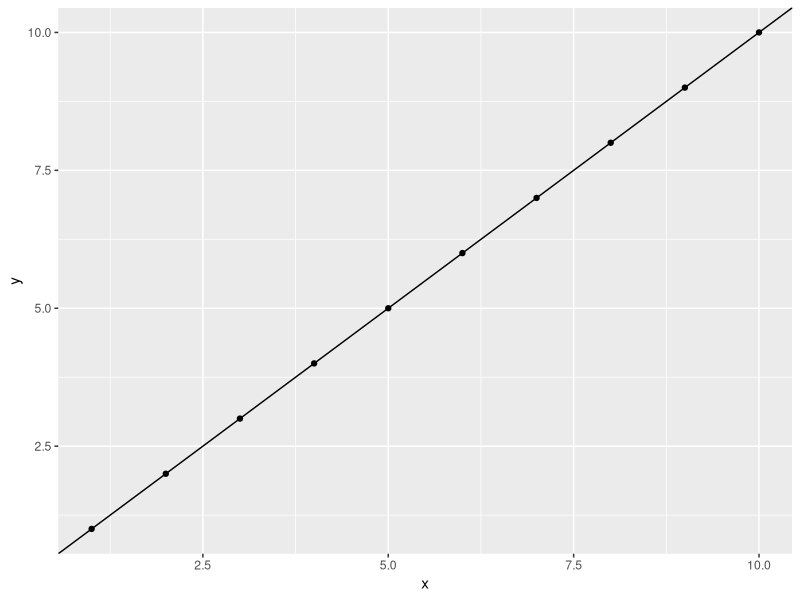
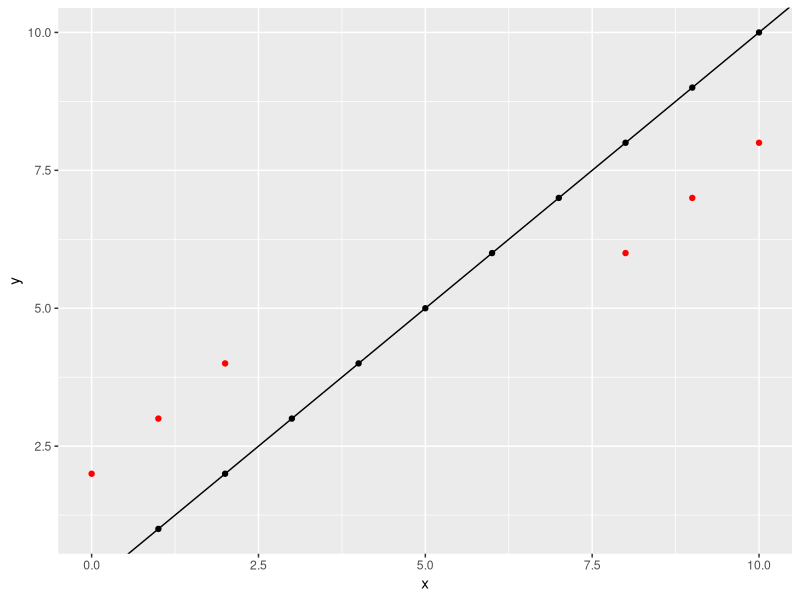
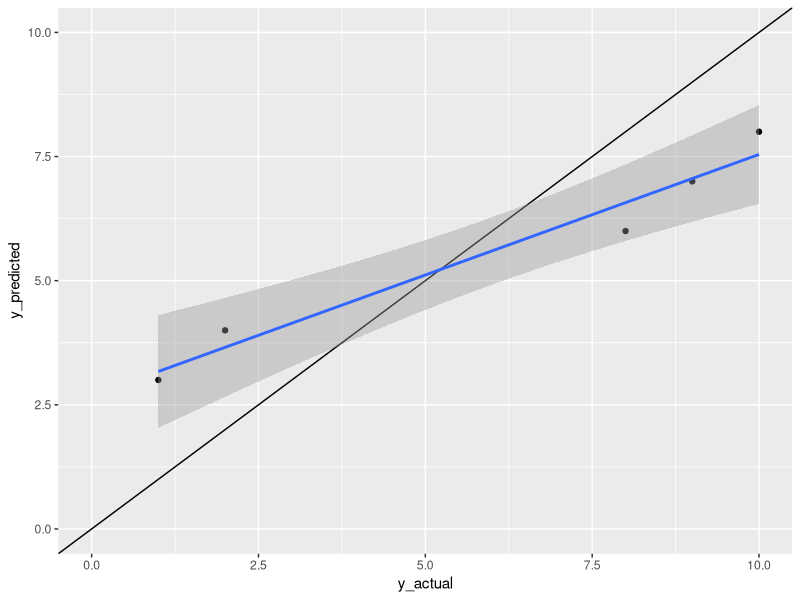

The R script that drew these images, in order:
## ---- chunk 1
library(tidyverse)

actual <- tibble::tibble(x = 1:10, y = 1:10)

p <- ggplot(actual, aes(x, y)) + 
  geom_point(data = actual) +
  geom_abline()
p
## ---- chunk 2
predicted <- tibble::tribble(
  ~x, ~y,
  # under-predict
  0,   2,  
  1,   3,
  2,   4,
  # over-predict
  8,   6,  
  9,   7,
  10,   8,
)

p + geom_point(data = predicted, color = "red")
## ---- chunk 3
compare <- inner_join(
  actual, predicted, 
  by = "x", 
  suffix = c("_actual", "_predicted")
)

compare
## ---- chunk 4
compare %>% 
  ggplot(aes(y_actual, y_predicted)) +
  xlim(0, 10) +
  ylim(0, 10) +
  geom_abline(slope = 1) +
  geom_point() +
  geom_smooth(method = "lm")
